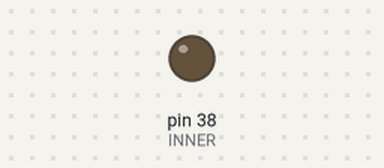
A program run on a simulated Raspberry Pi (header pin numbers). On the bench: output pins drawn as LEDs (lit = HIGH). The clock reads 2024-03-15 10:24:30 at power-on unless the program sets it; the camera gives no picture and a still takes 0.5 s; what the program prints to the terminal is not drawn. At 1.2 s the program stops and its outputs stay as they are.

Above: at 0.1 s.
At 0.8 s:
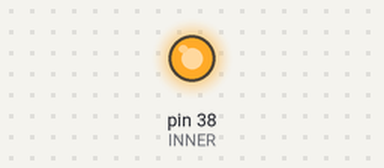
Timing chart, 0 to 2.7 s (numbered marks = the images above):
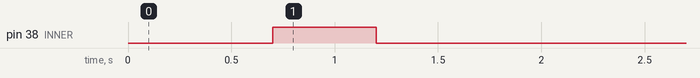

Measured:
- by itself, pin 38 (INNER): LOW → HIGH at 0.70 s, → LOW 0.50 s later

The program:

camera.py
```python
import picamera
import logging
import datetime
import RPi.GPIO as GPIO
import time

INNER = 38
GPIO.setmode(GPIO.BOARD)
GPIO.setup(INNER, GPIO.OUT)

camera = picamera.PiCamera()
logging.basicConfig(format='%(levelname)s:%(message)s', level=logging.DEBUG)  # Setting up logging


def make_photo():
    GPIO.output(INNER, 1)
    image_time = datetime.datetime.now()  # Making a unique name of a string from datetime
    image_time = str(image_time)
    image_time = image_time[0:4] + image_time[5:7] + image_time[8:10] + image_time[11:13] + image_time[14:16] + image_time[17:19]
    image_path = '/home/pi/Documents/Photos/' + image_time + '.jpeg'
    camera.resolution = (640, 480)
    camera.brightness = 60
    camera.capture(image_path, use_video_port=True)
    GPIO.output(INNER, 0)
    return image_path

for i in range(1):
    time.sleep(0.7)
    image_path = make_photo()
    logging.info(image_path)
```
